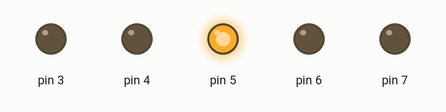
This sketch was run on a simulated Arduino Uno, built with avr-gcc and run on an emulated ATmega328P. Shown: output pins drawn as LEDs (lit = HIGH).

Above: at 0.37 s.
At 1.37 s:
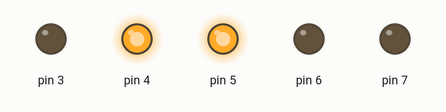
At 2.5 s:
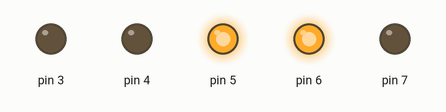
At 3.0 s:
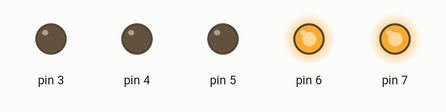
At 3.5 s:
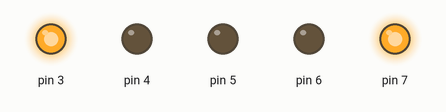
At 4.0 s:
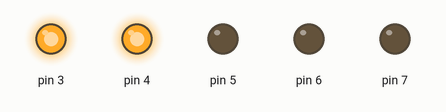
Timing chart, 0 to 5.9 s (numbered marks = the images above):
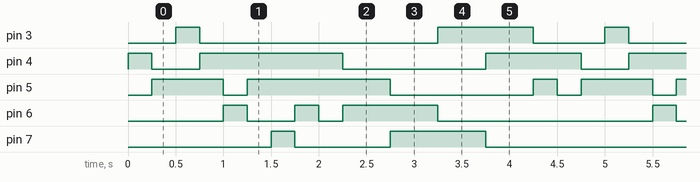

The sketch:

test-led-charlie-new-wirring.ino
```cpp
const byte LEDS[][2] = {

  {48, 16}, {48,32},{24, 8},{24,16},
  {96, 64},{96,32},{192, 128},{192, 64},
  {80,16}, {80, 64},{160, 32},{160,128},
  {72, 64},{72,8},{144, 128},{144,16},
  {40, 8}, {40,32}
};

long int waittime = 0;
void setup() {
  DDRD = B00000000;
}

void loop() {
  for (int i = 0; i <= 17; i++) {


  DDRD = LEDS[i][0] ;
  PORTD= LEDS[i][1] ;
  waittime = millis();
  do {

  } while ((unsigned long)(millis() - waittime) < 250);
  }
}
```

Measured:
- by itself, pin 3: repeats every 4.5 s: LOW 2.5 s, HIGH 1.0 s, LOW 0.75 s, HIGH 0.25 s
- by itself, pin 4: repeats every 4.5 s: LOW 0.50 s, HIGH 1.5 s, LOW 1.5 s, HIGH 1.0 s
- by itself, pin 5: repeats every 4.5 s: LOW 0.25 s, HIGH 1.5 s, LOW 1.5 s, HIGH 0.25 s, LOW 0.25 s, HIGH 0.75 s
- by itself, pin 6: repeats every 4.5 s: LOW 0.50 s, HIGH 0.25 s, LOW 0.25 s, HIGH 1.0 s, LOW 2.3 s, HIGH 0.25 s
- by itself, pin 7: repeats every 4.5 s: LOW 1.0 s, HIGH 1.0 s, LOW 2.2 s, HIGH 0.25 s
